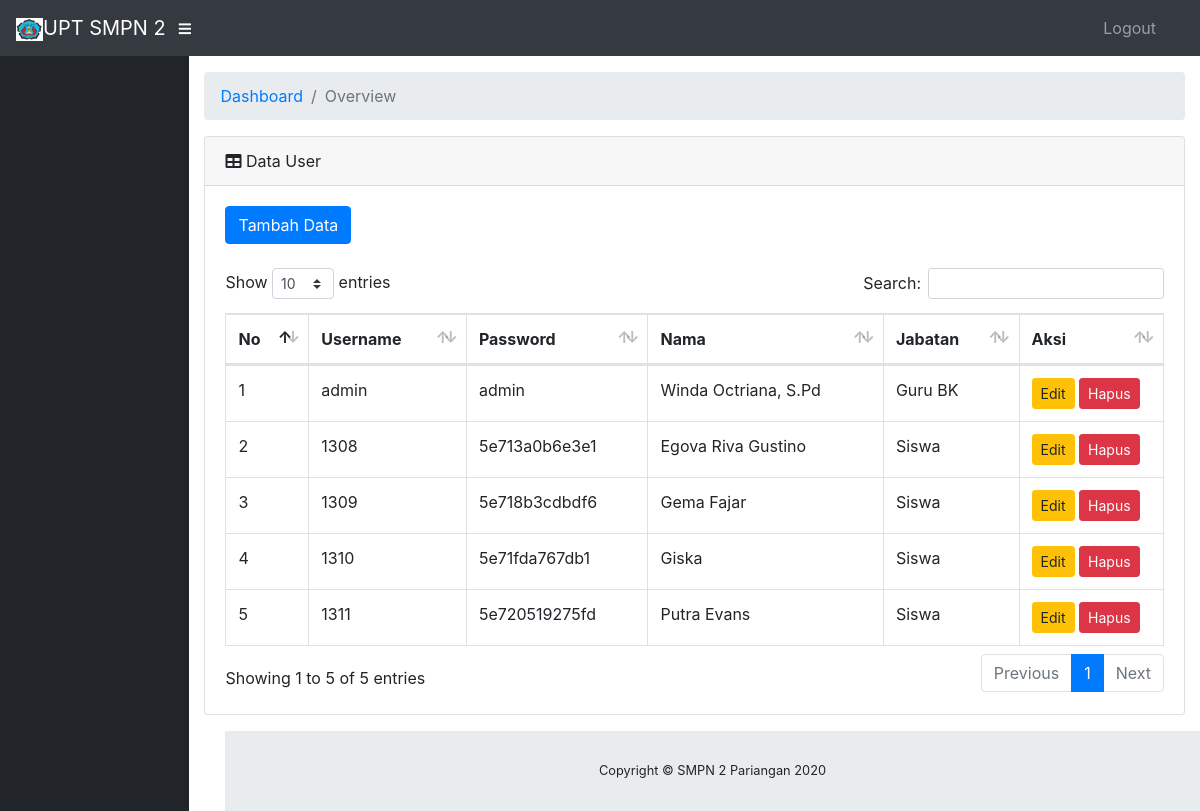
/users/index, run on the app's committed database.
### tables this page shows
CREATE TABLE IF NOT EXISTS `users` (
  `id_user` int(11) NOT NULL,
  `username` varchar(20) NOT NULL,
  `password` varchar(20) NOT NULL,
  `nama` varchar(20) NOT NULL,
  `jabatan` varchar(20) NOT NULL
);

### application/controllers/Users.php (called while the page is built, shortened)
<?php
class Users extends CI_Controller
{
    public function __construct()
    {
        $this->load->model('Musers');
        $this->load->library("form_validation");
    }
    public function index($offset = 0)
    {
        $data['datausers'] = $this->Musers->getAll();
        $this->load->view('users/index', $data);
    }
}

### index.php (called while the page is built, shortened)
<?php
require_once BASEPATH.'core/CodeIgniter.php';

### application/models/Musers.php (called while the page is built, shortened)
<?php
class Musers extends CI_Model
{
    private $_table = "users";
    public function getAll()
    {
        return $this->db->get($this->_table)->result();
    }
}

### application/views/users/index.php (the view, shortened to what this page needs)
<!DOCTYPE html>
<html lang="en">
<head>
</head>
<body id="page-top">
    <div id="wrapper">
        <div id="content-wrapper">
            <div class="container-fluid">
                <div class="card mb-3">
                    <div class="card-header">
                        <i class="fas fa-table"></i>
                        Data User</div>
                    <div class="card-body">
                        <a href="<?php echo base_url() ?>users/add" class="btn btn-primary">Tambah Data</a>
                        <br>
                        <br>
                        <div class="table-responsive">
                            <table class="table table-bordered" id="dataTable" width="100%" cellspacing="0">
                                <thead>
                                    <tr>
                                        <th>No</th>
                                        <th>Username</th>
                                        <th>Password</th>
                                        <th>Nama</th>
                                        <th>Jabatan</th>
                                        <th>Aksi</th>
                                    </tr>
                                </thead>
                                <tbody>
                                    <?php foreach ($datausers as $no => $datauser) : ?>
                                        <tr>
                                            <td><?php echo ++$no ?></td>
                                            <td><?php echo $datauser->username ?></td>
                                            <td><?php echo $datauser->password ?></td>
                                            <td><?php echo $datauser->nama ?></td>
                                            <td><?php echo $datauser->jabatan ?></td>
                                            <td width="120px">
                                                <a class="btn btn-warning btn-sm" href="<?php echo base_url() ?>users/edit/<?php echo $datauser->id_user ?>">Edit</a>
                                                <a class="btn btn-danger btn-sm" href="<?php echo base_url() ?>users/delete/<?php echo $datauser->id_user ?>">Hapus</a>
                                            </td>
                                        </tr>
                                    <?php endforeach ?>
                                </tbody>
                            </table>
                        </div>
                    </div>
                </div>
            </div>
        </div>
    </div>
</body>
</html>

### data on the page
users: username "admin", password "admin", nama "Winda Octriana, S.Pd", jabatan "Guru BK"
users: username "1308", password "5e713a0b6e3e1", nama "Egova Riva Gustino", jabatan "Siswa"
users: username "1309", password "5e718b3cdbdf6", nama "Gema Fajar", jabatan "Siswa"
users: username "1310", password "5e71fda767db1", nama "Giska", jabatan "Siswa"
users: username "1311", password "5e720519275fd", nama "Putra Evans", jabatan "Siswa"
